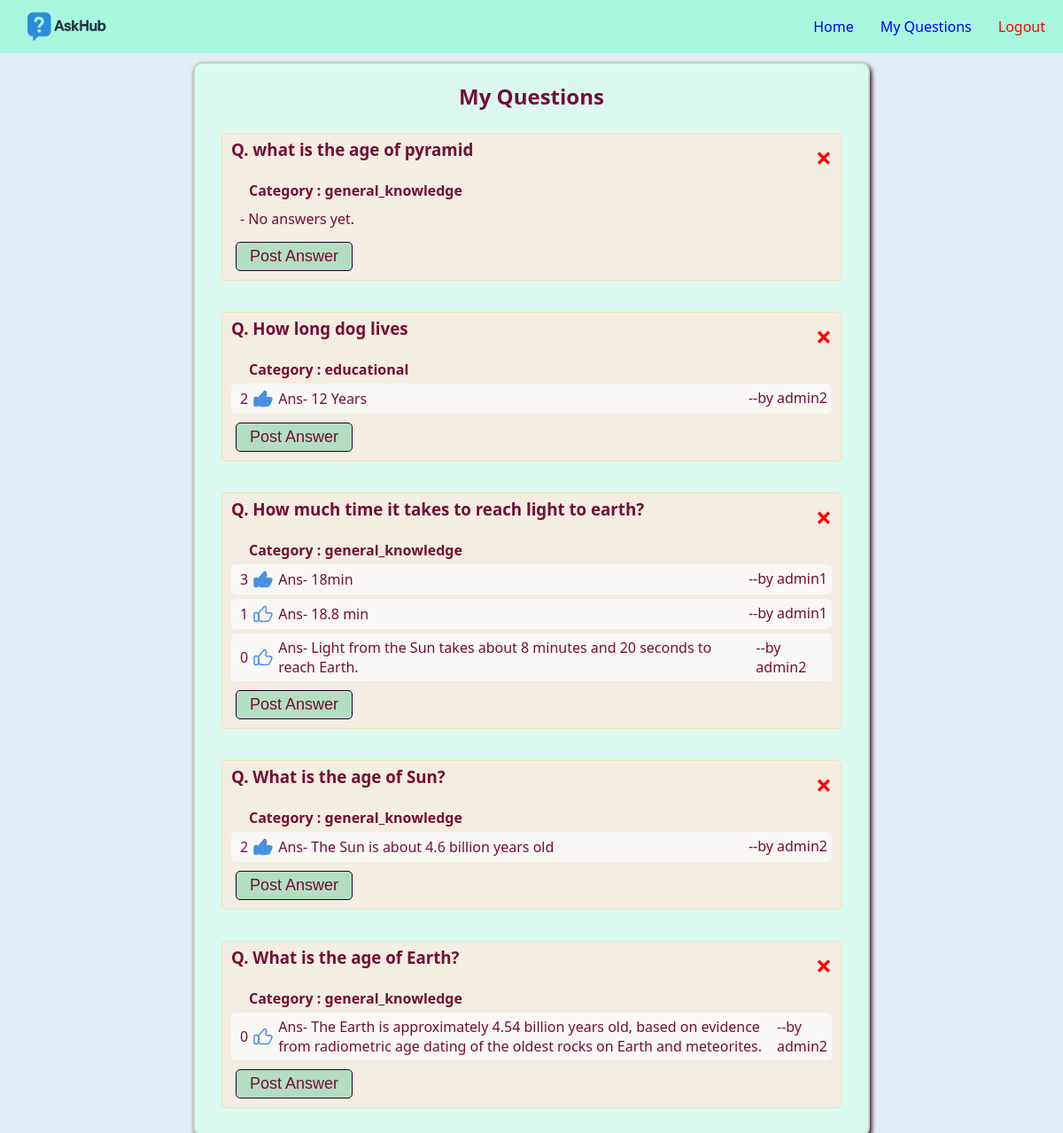
The page /my-questions/ (signed in) on the database as committed earlier.
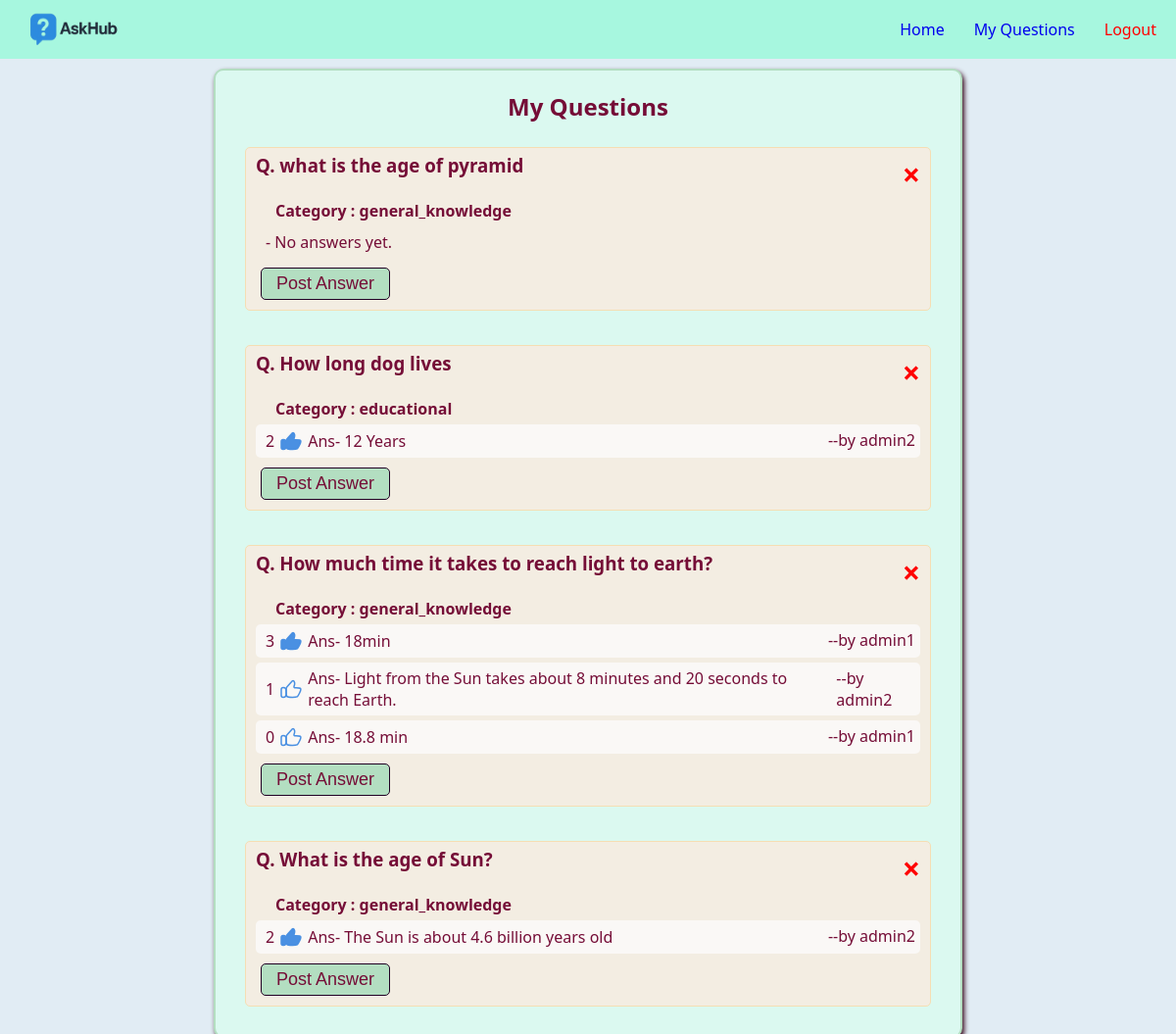
The same page on the database as committed later.
### ask_and_answer/models.py (models this page shows, shortened)
class Question(models.Model):
    question=models.CharField(max_length=255)
    author=models.CharField(max_length=255)  #users username
    category=models.CharField(choices=QUESTION_CATEGORIES)
    created=models.DateTimeField(default=datetime.now())

class Answer(models.Model):
    question=models.ForeignKey(Question,on_delete=models.CASCADE)
    answer=models.CharField(max_length=1000)
    author=models.CharField(max_length=50) #users username
    likes=models.PositiveIntegerField(default=0)
    created=models.DateTimeField(default=datetime.now())

### ask_and_answer/views.py (the view)
# urls.py: path('my-questions/',user_questions,name='user_questions'),
@login_required(login_url='login_user')
def user_questions(req):
    questions=Question.objects.filter(author=req.user.username).values().order_by('-id')
    for que in questions:
        answer_ls=[]
        answers=Answer.objects.filter(question=que['id']).values()
        for ans in answers:
            ans['like']=Like.objects.filter(answer=ans['id'],user=req.user).exists()
            answer_ls.append(ans)
            answer_ls.sort(key=lambda x: x['likes'], reverse=True)
        que['answers']=answer_ls
    return render(req,'aaa/user_questions.html',{'questions':questions})

### ask_and_answer/templates/aaa/user_questions.html (shortened to what this page needs)
{% extends 'aaa/base.html' %}
{% load static %}
{% block content %}
  <div class="questions">
    <div class="box">
      <h2>My Questions</h2>
      {% for que in questions %}
        <div class="que-box">
          <div class="que">
            <h3>Q. {{ que.question }}</h3>
            <h1 ><a onclick="return confirm('Are you sure want to delete?')" style="color: red;text-decoration: none;" href="{% url 'delete_question' que.id %}">&times;</a></h1>
          </div>
          <h4>Category : {{ que.category }}</h4>
          {% if que.answers %}
            {% for ans in que.answers %}
              <div class="ans">
                <p style="display: flex; align-items: center;gap: 5px;">
                  <span>{{ ans.likes }}</span>
                  {% if ans.like %}
                  <img style="cursor: pointer;" onclick="like_unlike('{{ ans.id }}')" src="{% static 'img/thumb-filled.svg' %}" alt="" />
                  {% else %}
                    <img style="cursor: pointer;" onclick="like_unlike('{{ ans.id }}')" src="{% static 'img/thumbs-up.svg' %}" alt="" />
                  {% endif %}
                  <span>Ans- {{ ans.answer }}</span>
                </p>
                <p>--by {{ ans.author }}</p>
              </div>
            {% endfor %}
          {% else %}
            <p>- No answers yet.</p>
          {% endif %}
          <div class="ans-btn">
            <a href="{% url 'post_answer' que.id %}"><input type="button" name="" value="Post Answer" id="" /></a>
          </div>
        </div>
      {% endfor %}
    </div>
  </div>
{% endblock %}

### ask_and_answer/templates/aaa/base.html (shortened to what this page needs)
<!DOCTYPE html>
{% load static %}
<html lang="en">
  <head>
    <link rel="stylesheet" href="{% static 'css/main.css' %}" />
  </head>
  <body>
    <div class="navbar">
      <img src="{% static 'img/askhub.png' %}" alt="" />
      <ul>
        <li>
          <a href="{% url 'home' %}">Home</a>
        </li>
        <li>
          <a href="{% url "user_questions" %}">My Questions</a>
        </li>
        {% if user.is_authenticated %}
          <li>
            <a style="color: red;" href="{% url 'logout_user' %}">Logout</a>
          </li>
        {% else %}
          <li>
            <a href="{% url 'login_user' %}">Login</a>
          </li>
        {% endif %}
      </ul>
    </div>
    {% block content %}
    {% endblock %}
  </body>
</html>

### static/css/main.css (style rules this page uses)
:root { --font-color: #750d37; --body-bg: #E1ECF4; --form-bg: #dbf9f0; --btn-bg: #B3DEC1; --btn-color: #210124; --shadow: #37061A; }
* { padding: 0px; margin: 0px; }
body { background-color: var(--body-bg); }
.navbar { padding: 10px 20px; display: flex; justify-content: space-between; background-color: #a7f7df; position: sticky; align-items: center; }
.navbar img { width: 110px; height: 40px; object-fit: cover; }
.navbar ul { display: flex; gap: 30px; flex-wrap: wrap; list-style: none; margin-bottom: 0px; }
.navbar ul li a { text-decoration: none; font-family: 'Segoe UI', Tahoma, Geneva, Verdana, sans-serif; font-weight: 500; }
.questions { display: flex; flex-direction: column; align-items: center; color: var(--font-color); }
.questions .box { font-family: 'Segoe UI', Tahoma, Geneva, Verdana, sans-serif; margin: 10px; padding: 20px; width: 60vw; border: 2px solid var(--btn-bg); border-radius: 10px; background-color: var(--form-bg); box-shadow: 2px 3px 5px var(--shadow); display: flex; flex-direction: column; align-items: left; gap: 15px; }
.questions h2 { text-align: center; }
.que-box { background-color: rgb(243, 237, 226); margin: 10px; padding: 5px 10px; border: 1px solid wheat; border-radius: 5px; display: flex; flex-direction: column; gap: 5px; }
.que-box h4 { padding-left: 20px; }
.que-box p { padding:5px 5px 5px 10px; }
.que-box .que { display: flex; justify-content: space-between; }
.que-box .ans { display: flex; justify-content: space-between; border-radius: 5px; background-color:rgb(250, 248, 246) ; }
.que-box .ans-btn input { padding: 5px 15px; margin: 5px 5px; font-size: large; border-radius: 5px; border: 1px solid var(--btn-color); color: var(--font-color); background-color: var(--btn-bg); cursor: pointer; }

Rows that differ between the two databases and show on the page:
removed Question: question "What is the age of Earth?", category "general_knowledge"
removed Answer: likes "0", answer "The Earth is approximately 4.54 billion years old, based on evidence from radiometric age dating of the oldest rocks on Earth and meteorites.", author "admin2", shown under "What is the age of Earth?"
changed Answer "Light from the Sun takes about 8 minutes and 20 seconds to reach Earth.": likes "0" → "1"; moves up the list
changed Answer "18.8 min": likes "1" → "0"
